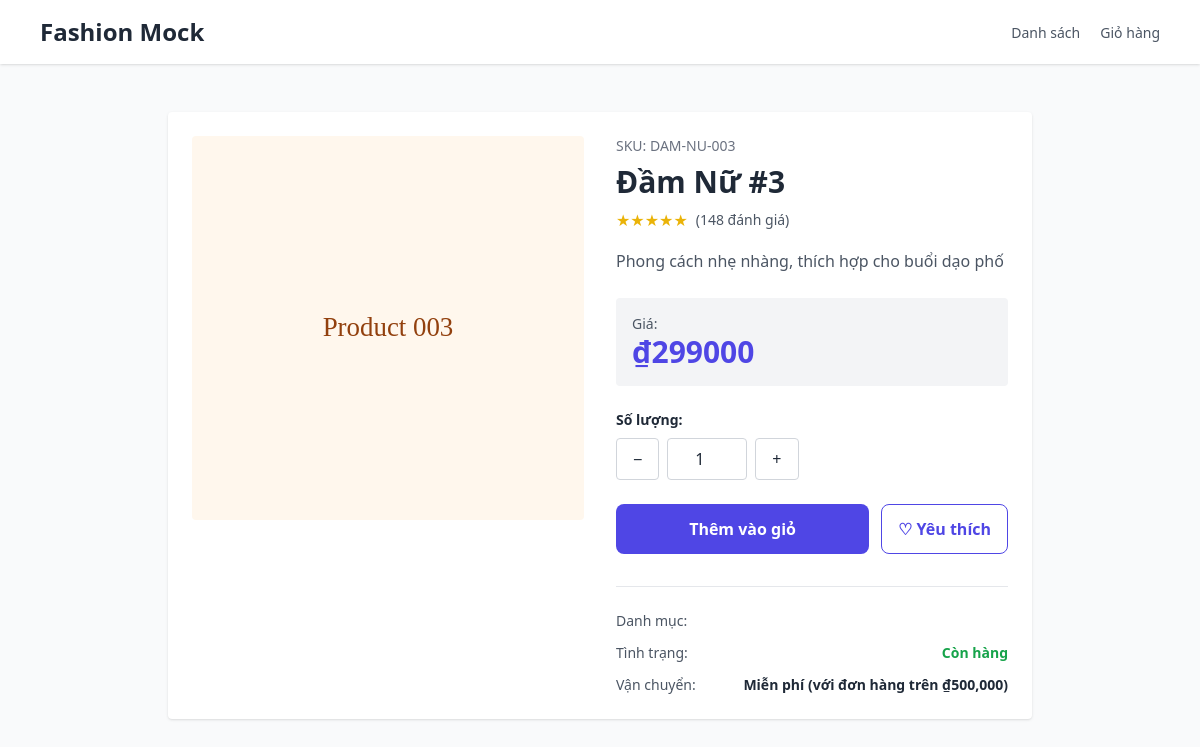
Page /product/3/ on the committed database.
### products/models.py (models this page shows, shortened)
class Product(models.Model):
    sku = models.CharField(max_length=50, blank=True)
    title = models.CharField(max_length=200)
    description = models.TextField(blank=True)
    price = models.IntegerField(default=0)
    image = models.CharField(max_length=500, blank=True)
    category = models.ForeignKey(Category, on_delete=models.SET_NULL, null=True, blank=True)
    created_at = models.DateTimeField(auto_now_add=True)

### shop/views.py (the view)
# urls.py: path('product/<int:product_id>/', views.product_detail_page, name='shop-product-detail'),
def product_detail_page(request, product_id):
    product = get_object_or_404(Product, id=product_id)
    categories = Category.objects.all()
    context = {
        'product': product,
        'categories': categories,
    }
    return render(request, 'product-detail.html', context)

### templates/product-detail.html (shortened to what this page needs)
{% load static %}
<!doctype html>
<html lang="vi">
<head>
  <script src="https://cdn.tailwindcss.com"></script>
</head>
<body class="bg-gray-50 text-gray-800">
  <header class="bg-white shadow">
    <div class="max-w-6xl mx-auto px-4 py-4 flex justify-between items-center">
      <a href="{% url 'shop-index' %}" class="text-2xl font-bold">Fashion Mock</a>
      <nav class="space-x-4">
        <a href="{% url 'shop-products' %}" class="text-sm text-gray-600 hover:text-gray-900">Danh sách</a>
        <a href="{% url 'shop-cart' %}" class="text-sm text-gray-600 hover:text-gray-900">Giỏ hàng</a>
      </nav>
    </div>
  </header>
  <main class="max-w-4xl mx-auto px-4 py-12">
    <div class="grid grid-cols-1 md:grid-cols-2 gap-8 bg-white p-6 rounded shadow">
      <div>
        <img id="pd-image" src="{{ product.image }}" alt="{{ product.title }}" class="w-full h-96 object-cover rounded" />
      </div>
      <div>
        <div class="mb-2 text-sm text-gray-500">SKU: {{ product.sku }}</div>
        <h1 id="pd-title" class="text-3xl font-bold">{{ product.title }}</h1>
        <div class="flex items-center mt-2 gap-2">
          <span class="text-yellow-500">★★★★★</span>
          <span class="text-sm text-gray-600">(148 đánh giá)</span>
        </div>
        <p id="pd-desc" class="text-gray-600 mt-4 leading-relaxed">{{ product.description }}</p>
        <div class="mt-6 p-4 bg-gray-100 rounded">
          <div class="text-sm text-gray-600">Giá:</div>
          <div class="text-3xl font-extrabold text-indigo-600">₫{{ product.price|floatformat:0 }}</div>
        </div>
        <div class="mt-6">
          <label class="block text-sm font-semibold mb-2">Số lượng:</label>
          <div class="flex items-center gap-2">
            <button class="px-4 py-2 border border-gray-300 rounded hover:bg-gray-100" onclick="decreaseQty()">−</button>
            <input id="pd-qty" type="number" value="1" min="1" max="99" class="w-20 p-2 text-center border border-gray-300 rounded" />
            <button class="px-4 py-2 border border-gray-300 rounded hover:bg-gray-100" onclick="increaseQty()">+</button>
          </div>
        </div>
        <div class="mt-6 flex gap-3">
          <button id="addToCartBtn" class="flex-1 px-4 py-3 bg-indigo-600 text-white rounded-lg font-semibold hover:bg-indigo-700 transition">Thêm vào giỏ</button>
          <button class="px-4 py-3 border border-indigo-600 text-indigo-600 rounded-lg font-semibold hover:bg-indigo-50 transition">♡ Yêu thích</button>
        </div>
        <div class="mt-8 pt-6 border-t space-y-3 text-sm">
          <div class="flex justify-between">
            <span class="text-gray-600">Danh mục:</span>
          </div>
          <div class="flex justify-between">
            <span class="text-gray-600">Tình trạng:</span>
            <span class="font-semibold text-green-600">Còn hàng</span>
          </div>
          <div class="flex justify-between">
            <span class="text-gray-600">Vận chuyển:</span>
            <span class="font-semibold">Miễn phí (với đơn hàng trên ₫500,000)</span>
          </div>
        </div>
      </div>
    </div>
  </main>
</body>
</html>

### rows in the picture
Product: image (picture), sku "DAM-NU-003", title "Đầm Nữ #3", description "Phong cách nhẹ nhàng, thích hợp cho buổi dạo phố", price "299000"
